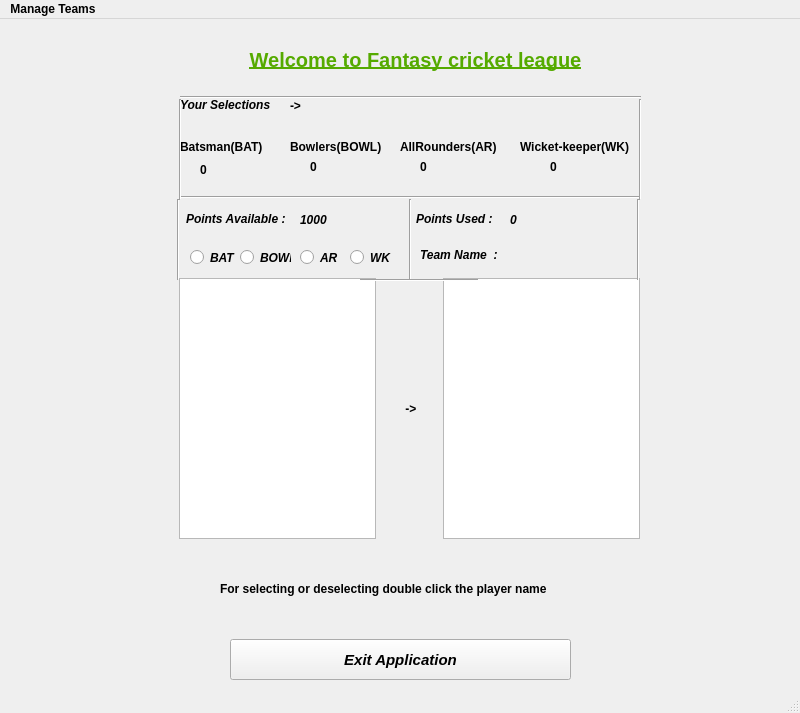
<?xml version="1.0" encoding="UTF-8"?>
<ui version="4.0">
 <class>MainWindow</class>
 <widget class="QMainWindow" name="MainWindow">
  <property name="geometry">
   <rect>
    <x>0</x>
    <y>0</y>
    <width>800</width>
    <height>713</height>
   </rect>
  </property>
  <property name="font">
   <font>
    <weight>75</weight>
    <italic>false</italic>
    <bold>true</bold>
   </font>
  </property>
  <property name="windowTitle">
   <string>MainWindow</string>
  </property>
  <widget class="QWidget" name="centralwidget">
   <widget class="QRadioButton" name="radioButton">
    <property name="geometry">
     <rect>
      <x>190</x>
      <y>230</y>
      <width>51</width>
      <height>17</height>
     </rect>
    </property>
    <property name="font">
     <font>
      <weight>75</weight>
      <italic>true</italic>
      <bold>true</bold>
     </font>
    </property>
    <property name="text">
     <string>BAT</string>
    </property>
   </widget>
   <widget class="QRadioButton" name="radioButton_2">
    <property name="geometry">
     <rect>
      <x>240</x>
      <y>230</y>
      <width>51</width>
      <height>17</height>
     </rect>
    </property>
    <property name="font">
     <font>
      <weight>75</weight>
      <italic>true</italic>
      <bold>true</bold>
     </font>
    </property>
    <property name="text">
     <string>BOWL</string>
    </property>
   </widget>
   <widget class="QRadioButton" name="radioButton_3">
    <property name="geometry">
     <rect>
      <x>300</x>
      <y>230</y>
      <width>41</width>
      <height>17</height>
     </rect>
    </property>
    <property name="font">
     <font>
      <weight>75</weight>
      <italic>true</italic>
      <bold>true</bold>
     </font>
    </property>
    <property name="text">
     <string>AR</string>
    </property>
   </widget>
   <widget class="QRadioButton" name="radioButton_4">
    <property name="geometry">
     <rect>
      <x>350</x>
      <y>230</y>
      <width>41</width>
      <height>17</height>
     </rect>
    </property>
    <property name="font">
     <font>
      <weight>75</weight>
      <italic>true</italic>
      <bold>true</bold>
     </font>
    </property>
    <property name="text">
     <string>WK</string>
    </property>
   </widget>
   <widget class="QWidget" name="horizontalLayoutWidget">
    <property name="geometry">
     <rect>
      <x>179</x>
      <y>259</y>
      <width>461</width>
      <height>261</height>
     </rect>
    </property>
    <layout class="QHBoxLayout" name="horizontalLayout">
     <item>
      <widget class="QListWidget" name="listWidget_2"/>
     </item>
     <item>
      <widget class="QLabel" name="label_16">
       <property name="text">
        <string>       -&gt;      </string>
       </property>
      </widget>
     </item>
     <item>
      <widget class="QListWidget" name="listWidget"/>
     </item>
    </layout>
   </widget>
   <widget class="QLabel" name="label">
    <property name="geometry">
     <rect>
      <x>186</x>
      <y>190</y>
      <width>111</width>
      <height>20</height>
     </rect>
    </property>
    <property name="font">
     <font>
      <pointsize>9</pointsize>
      <weight>75</weight>
      <italic>true</italic>
      <bold>true</bold>
     </font>
    </property>
    <property name="text">
     <string>Points Available :</string>
    </property>
   </widget>
   <widget class="QLabel" name="label_2">
    <property name="geometry">
     <rect>
      <x>300</x>
      <y>190</y>
      <width>47</width>
      <height>21</height>
     </rect>
    </property>
    <property name="font">
     <font>
      <weight>75</weight>
      <italic>true</italic>
      <bold>true</bold>
     </font>
    </property>
    <property name="text">
     <string>1000</string>
    </property>
   </widget>
   <widget class="QLabel" name="label_3">
    <property name="geometry">
     <rect>
      <x>416</x>
      <y>190</y>
      <width>91</width>
      <height>20</height>
     </rect>
    </property>
    <property name="font">
     <font>
      <pointsize>9</pointsize>
      <weight>75</weight>
      <italic>true</italic>
      <bold>true</bold>
     </font>
    </property>
    <property name="text">
     <string>Points Used :</string>
    </property>
   </widget>
   <widget class="QLabel" name="label_4">
    <property name="geometry">
     <rect>
      <x>510</x>
      <y>190</y>
      <width>47</width>
      <height>21</height>
     </rect>
    </property>
    <property name="font">
     <font>
      <weight>75</weight>
      <italic>true</italic>
      <bold>true</bold>
     </font>
    </property>
    <property name="text">
     <string>0</string>
    </property>
   </widget>
   <widget class="QLabel" name="label_5">
    <property name="geometry">
     <rect>
      <x>420</x>
      <y>225</y>
      <width>81</width>
      <height>21</height>
     </rect>
    </property>
    <property name="font">
     <font>
      <weight>75</weight>
      <italic>true</italic>
      <bold>true</bold>
     </font>
    </property>
    <property name="text">
     <string>Team Name  :</string>
    </property>
   </widget>
   <widget class="QLabel" name="label_6">
    <property name="geometry">
     <rect>
      <x>500</x>
      <y>220</y>
      <width>131</width>
      <height>31</height>
     </rect>
    </property>
    <property name="font">
     <font>
      <family>MS Serif</family>
      <pointsize>10</pointsize>
      <weight>75</weight>
      <italic>false</italic>
      <bold>true</bold>
     </font>
    </property>
    <property name="styleSheet">
     <string notr="true">color: rgb(255, 85, 0);</string>
    </property>
    <property name="text">
     <string/>
    </property>
   </widget>
   <widget class="QLabel" name="label_7">
    <property name="geometry">
     <rect>
      <x>180</x>
      <y>70</y>
      <width>101</width>
      <height>31</height>
     </rect>
    </property>
    <property name="font">
     <font>
      <pointsize>9</pointsize>
      <weight>75</weight>
      <italic>true</italic>
      <bold>true</bold>
     </font>
    </property>
    <property name="text">
     <string>Your Selections</string>
    </property>
   </widget>
   <widget class="QLabel" name="label_8">
    <property name="geometry">
     <rect>
      <x>180</x>
      <y>120</y>
      <width>91</width>
      <height>16</height>
     </rect>
    </property>
    <property name="text">
     <string>Batsman(BAT)</string>
    </property>
   </widget>
   <widget class="QLabel" name="label_9">
    <property name="geometry">
     <rect>
      <x>290</x>
      <y>120</y>
      <width>91</width>
      <height>16</height>
     </rect>
    </property>
    <property name="text">
     <string>Bowlers(BOWL)</string>
    </property>
   </widget>
   <widget class="QLabel" name="label_10">
    <property name="geometry">
     <rect>
      <x>400</x>
      <y>120</y>
      <width>101</width>
      <height>16</height>
     </rect>
    </property>
    <property name="text">
     <string>AllRounders(AR)</string>
    </property>
   </widget>
   <widget class="QLabel" name="label_11">
    <property name="geometry">
     <rect>
      <x>520</x>
      <y>120</y>
      <width>121</width>
      <height>16</height>
     </rect>
    </property>
    <property name="text">
     <string>Wicket-keeper(WK)</string>
    </property>
   </widget>
   <widget class="QLabel" name="label_12">
    <property name="geometry">
     <rect>
      <x>200</x>
      <y>140</y>
      <width>47</width>
      <height>21</height>
     </rect>
    </property>
    <property name="font">
     <font>
      <weight>75</weight>
      <italic>false</italic>
      <bold>true</bold>
     </font>
    </property>
    <property name="text">
     <string>0</string>
    </property>
   </widget>
   <widget class="QLabel" name="label_13">
    <property name="geometry">
     <rect>
      <x>310</x>
      <y>140</y>
      <width>47</width>
      <height>16</height>
     </rect>
    </property>
    <property name="font">
     <font>
      <weight>75</weight>
      <italic>false</italic>
      <bold>true</bold>
     </font>
    </property>
    <property name="text">
     <string>0</string>
    </property>
   </widget>
   <widget class="QLabel" name="label_14">
    <property name="geometry">
     <rect>
      <x>420</x>
      <y>140</y>
      <width>47</width>
      <height>16</height>
     </rect>
    </property>
    <property name="font">
     <font>
      <weight>75</weight>
      <italic>false</italic>
      <bold>true</bold>
     </font>
    </property>
    <property name="text">
     <string>0</string>
    </property>
   </widget>
   <widget class="QLabel" name="label_15">
    <property name="geometry">
     <rect>
      <x>550</x>
      <y>140</y>
      <width>47</width>
      <height>16</height>
     </rect>
    </property>
    <property name="font">
     <font>
      <weight>75</weight>
      <italic>false</italic>
      <bold>true</bold>
     </font>
    </property>
    <property name="text">
     <string>0</string>
    </property>
   </widget>
   <widget class="Line" name="line">
    <property name="geometry">
     <rect>
      <x>400</x>
      <y>180</y>
      <width>20</width>
      <height>81</height>
     </rect>
    </property>
    <property name="orientation">
     <enum>Qt::Vertical</enum>
    </property>
   </widget>
   <widget class="Line" name="line_3">
    <property name="geometry">
     <rect>
      <x>630</x>
      <y>180</y>
      <width>16</width>
      <height>81</height>
     </rect>
    </property>
    <property name="orientation">
     <enum>Qt::Vertical</enum>
    </property>
   </widget>
   <widget class="Line" name="line_5">
    <property name="geometry">
     <rect>
      <x>170</x>
      <y>180</y>
      <width>16</width>
      <height>81</height>
     </rect>
    </property>
    <property name="orientation">
     <enum>Qt::Vertical</enum>
    </property>
   </widget>
   <widget class="Line" name="line_2">
    <property name="geometry">
     <rect>
      <x>180</x>
      <y>170</y>
      <width>461</width>
      <height>16</height>
     </rect>
    </property>
    <property name="orientation">
     <enum>Qt::Horizontal</enum>
    </property>
   </widget>
   <widget class="QPushButton" name="pushButton">
    <property name="geometry">
     <rect>
      <x>230</x>
      <y>620</y>
      <width>341</width>
      <height>41</height>
     </rect>
    </property>
    <property name="font">
     <font>
      <pointsize>11</pointsize>
      <weight>75</weight>
      <italic>true</italic>
      <bold>true</bold>
     </font>
    </property>
    <property name="text">
     <string>Exit Application</string>
    </property>
   </widget>
   <widget class="Line" name="line_4">
    <property name="geometry">
     <rect>
      <x>170</x>
      <y>80</y>
      <width>20</width>
      <height>101</height>
     </rect>
    </property>
    <property name="orientation">
     <enum>Qt::Vertical</enum>
    </property>
   </widget>
   <widget class="Line" name="line_6">
    <property name="geometry">
     <rect>
      <x>630</x>
      <y>80</y>
      <width>20</width>
      <height>101</height>
     </rect>
    </property>
    <property name="orientation">
     <enum>Qt::Vertical</enum>
    </property>
   </widget>
   <widget class="Line" name="line_7">
    <property name="geometry">
     <rect>
      <x>180</x>
      <y>70</y>
      <width>461</width>
      <height>16</height>
     </rect>
    </property>
    <property name="orientation">
     <enum>Qt::Horizontal</enum>
    </property>
   </widget>
   <widget class="Line" name="line_8">
    <property name="geometry">
     <rect>
      <x>360</x>
      <y>260</y>
      <width>118</width>
      <height>3</height>
     </rect>
    </property>
    <property name="orientation">
     <enum>Qt::Horizontal</enum>
    </property>
   </widget>
   <widget class="QLabel" name="label_17">
    <property name="geometry">
     <rect>
      <x>150</x>
      <y>20</y>
      <width>531</width>
      <height>41</height>
     </rect>
    </property>
    <property name="font">
     <font>
      <pointsize>15</pointsize>
      <italic>false</italic>
      <underline>true</underline>
     </font>
    </property>
    <property name="styleSheet">
     <string notr="true">color: rgb(85, 170, 0);</string>
    </property>
    <property name="text">
     <string>Welcome to Fantasy cricket league</string>
    </property>
    <property name="alignment">
     <set>Qt::AlignCenter</set>
    </property>
   </widget>
   <widget class="QLabel" name="label_18">
    <property name="geometry">
     <rect>
      <x>220</x>
      <y>560</y>
      <width>351</width>
      <height>20</height>
     </rect>
    </property>
    <property name="font">
     <font>
      <pointsize>9</pointsize>
      <weight>75</weight>
      <italic>false</italic>
      <bold>true</bold>
     </font>
    </property>
    <property name="text">
     <string>For selecting or deselecting double click the player name</string>
    </property>
   </widget>
   <widget class="QLabel" name="label_19">
    <property name="geometry">
     <rect>
      <x>290</x>
      <y>80</y>
      <width>47</width>
      <height>13</height>
     </rect>
    </property>
    <property name="text">
     <string>-&gt;</string>
    </property>
   </widget>
  </widget>
  <widget class="QMenuBar" name="menubar">
   <property name="geometry">
    <rect>
     <x>0</x>
     <y>0</y>
     <width>800</width>
     <height>21</height>
    </rect>
   </property>
   <widget class="QMenu" name="menuManage_Teams">
    <property name="title">
     <string>Manage Teams</string>
    </property>
    <addaction name="actionNew_Team"/>
    <addaction name="separator"/>
    <addaction name="actionSave_Team"/>
    <addaction name="separator"/>
    <addaction name="actionOpe_Team"/>
    <addaction name="separator"/>
    <addaction name="actionEvaluate_Team"/>
    <addaction name="separator"/>
   </widget>
   <addaction name="menuManage_Teams"/>
  </widget>
  <widget class="QStatusBar" name="statusbar"/>
  <action name="actionNew_Team">
   <property name="text">
    <string>New Team</string>
   </property>
  </action>
  <action name="actionSave_Team">
   <property name="text">
    <string>Save Team</string>
   </property>
  </action>
  <action name="actionOpe_Team">
   <property name="text">
    <string>Open Team</string>
   </property>
  </action>
  <action name="actionEvaluate_Team">
   <property name="text">
    <string>Evaluate Team</string>
   </property>
  </action>
 </widget>
 <resources/>
 <connections/>
</ui>
